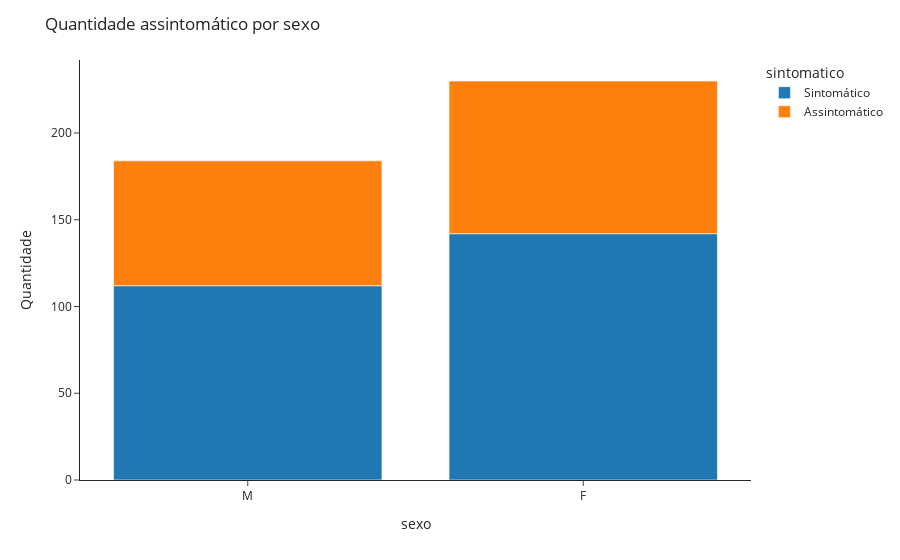

Notebook code cell kept with this figure:
### Markdown cell above
Neste segundo gráfico vemos a distribuição de sintomaticos e assintomaticos por sexo.

### Code cell
df['sintomatico'] = df['sintomatico'].map({True: 'Sintomático', False: 'Assintomático'})
px.histogram(df, x='sexo', nbins=3, color='sintomatico').update_layout(yaxis_title='Quantidade', title_text='Quantidade assintomático por sexo')

### Figure 1 — Plotly figure (JSON) as saved in the notebook; plotly's stock layout.template omitted (floating-point values rounded to 4 significant figures; data arrays with more than 128 entries replaced by an {"elided": "..."} marker saying what was removed)
{"data": [{"alignmentgroup": "True", "bingroup": "x", "hovertemplate": "sintomatico=Sintomático<br>sexo=%{x}<br>count=%{y}<extra></extra>", "legendgroup": "Sintomático", "marker": {"color": "#1F77B4"}, "name": "Sintomático", "nbinsx": 3, "offsetgroup": "Sintomático", "orientation": "v", "showlegend": true, "type": "histogram", "x": {"elided": "263 str values"}, "xaxis": "x", "yaxis": "y"}, {"alignmentgroup": "True", "bingroup": "x", "hovertemplate": "sintomatico=Assintomático<br>sexo=%{x}<br>count=%{y}<extra></extra>", "legendgroup": "Assintomático", "marker": {"color": "#FF7F0E"}, "name": "Assintomático", "nbinsx": 3, "offsetgroup": "Assintomático", "orientation": "v", "showlegend": true, "type": "histogram", "x": {"elided": "166 str values"}, "xaxis": "x", "yaxis": "y"}], "layout": {"barmode": "relative", "legend": {"title": {"text": "sintomatico"}, "tracegroupgap": 0}, "margin": {"t": 60}, "title": {"text": "Quantidade assintomático por sexo"}, "xaxis": {"anchor": "y", "domain": [0, 1], "title": {"text": "sexo"}}, "yaxis": {"anchor": "x", "domain": [0, 1], "title": {"text": "Quantidade"}}}}
